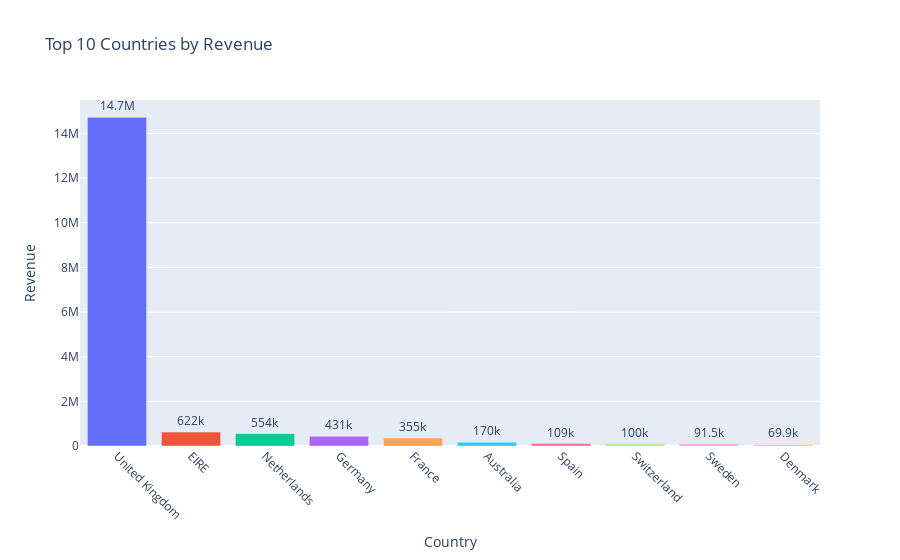

The notebook cell saved with this chart:
### Code cell
# Bar Plot – Top 10 Countries by Revenue

top_countries = df_sample.groupby('Country')['Revenue'].sum().sort_values(ascending=False).head(10).reset_index()

fig = px.bar(top_countries,
             x='Country', y='Revenue',
             title='Top 10 Countries by Revenue',
             text='Revenue', color='Country')

# update_traces - properties of data like, line style, text label, hover info, marker size / color

fig.update_traces(texttemplate='%{text:.3s}', textposition='outside')
fig.update_layout(xaxis_tickangle=45, showlegend=False)
fig.show()

# 15234 --> 2 significant digits --> 15k
# 150234 --> 150k
# M -->million
# K -> Thousand

### Figure 1 — Plotly figure (JSON) as saved in the notebook; plotly's stock layout.template omitted (floating-point values rounded to 4 significant figures)
{"data": [{"alignmentgroup": "True", "hovertemplate": "Country=%{x}<br>Revenue=%{text}<extra></extra>", "legendgroup": "United Kingdom", "marker": {"color": "#636efa", "pattern": {"shape": ""}}, "name": "United Kingdom", "offsetgroup": "United Kingdom", "orientation": "v", "showlegend": true, "text": [14720000.0], "textposition": "outside", "texttemplate": "%{text:.3s}", "type": "bar", "x": ["United Kingdom"], "xaxis": "x", "y": [14720000.0], "yaxis": "y"}, {"alignmentgroup": "True", "hovertemplate": "Country=%{x}<br>Revenue=%{text}<extra></extra>", "legendgroup": "EIRE", "marker": {"color": "#EF553B", "pattern": {"shape": ""}}, "name": "EIRE", "offsetgroup": "EIRE", "orientation": "v", "showlegend": true, "text": [621600.0], "textposition": "outside", "texttemplate": "%{text:.3s}", "type": "bar", "x": ["EIRE"], "xaxis": "x", "y": [621600.0], "yaxis": "y"}, {"alignmentgroup": "True", "hovertemplate": "Country=%{x}<br>Revenue=%{text}<extra></extra>", "legendgroup": "Netherlands", "marker": {"color": "#00cc96", "pattern": {"shape": ""}}, "name": "Netherlands", "offsetgroup": "Netherlands", "orientation": "v", "showlegend": true, "text": [554200.0], "textposition": "outside", "texttemplate": "%{text:.3s}", "type": "bar", "x": ["Netherlands"], "xaxis": "x", "y": [554200.0], "yaxis": "y"}, {"alignmentgroup": "True", "hovertemplate": "Country=%{x}<br>Revenue=%{text}<extra></extra>", "legendgroup": "Germany", "marker": {"color": "#ab63fa", "pattern": {"shape": ""}}, "name": "Germany", "offsetgroup": "Germany", "orientation": "v", "showlegend": true, "text": [431300.0], "textposition": "outside", "texttemplate": "%{text:.3s}", "type": "bar", "x": ["Germany"], "xaxis": "x", "y": [431300.0], "yaxis": "y"}, {"alignmentgroup": "True", "hovertemplate": "Country=%{x}<br>Revenue=%{text}<extra></extra>", "legendgroup": "France", "marker": {"color": "#FFA15A", "pattern": {"shape": ""}}, "name": "France", "offsetgroup": "France", "orientation": "v", "showlegend": true, "text": [355300.0], "textposition": "outside", "texttemplate": "%{text:.3s}", "type": "bar", "x": ["France"], "xaxis": "x", "y": [355300.0], "yaxis": "y"}, {"alignmentgroup": "True", "hovertemplate": "Country=%{x}<br>Revenue=%{text}<extra></extra>", "legendgroup": "Australia", "marker": {"color": "#19d3f3", "pattern": {"shape": ""}}, "name": "Australia", "offsetgroup": "Australia", "orientation": "v", "showlegend": true, "text": [170000.0], "textposition": "outside", "texttemplate": "%{text:.3s}", "type": "bar", "x": ["Australia"], "xaxis": "x", "y": [170000.0], "yaxis": "y"}, {"alignmentgroup": "True", "hovertemplate": "Country=%{x}<br>Revenue=%{text}<extra></extra>", "legendgroup": "Spain", "marker": {"color": "#FF6692", "pattern": {"shape": ""}}, "name": "Spain", "offsetgroup": "Spain", "orientation": "v", "showlegend": true, "text": [109200.0], "textposition": "outside", "texttemplate": "%{text:.3s}", "type": "bar", "x": ["Spain"], "xaxis": "x", "y": [109200.0], "yaxis": "y"}, {"alignmentgroup": "True", "hovertemplate": "Country=%{x}<br>Revenue=%{text}<extra></extra>", "legendgroup": "Switzerland", "marker": {"color": "#B6E880", "pattern": {"shape": ""}}, "name": "Switzerland", "offsetgroup": "Switzerland", "orientation": "v", "showlegend": true, "text": [100400.0], "textposition": "outside", "texttemplate": "%{text:.3s}", "type": "bar", "x": ["Switzerland"], "xaxis": "x", "y": [100400.0], "yaxis": "y"}, {"alignmentgroup": "True", "hovertemplate": "Country=%{x}<br>Revenue=%{text}<extra></extra>", "legendgroup": "Sweden", "marker": {"color": "#FF97FF", "pattern": {"shape": ""}}, "name": "Sweden", "offsetgroup": "Sweden", "orientation": "v", "showlegend": true, "text": [91550.0], "textposition": "outside", "texttemplate": "%{text:.3s}", "type": "bar", "x": ["Sweden"], "xaxis": "x", "y": [91550.0], "yaxis": "y"}, {"alignmentgroup": "True", "hovertemplate": "Country=%{x}<br>Revenue=%{text}<extra></extra>", "legendgroup": "Denmark", "marker": {"color": "#FECB52", "pattern": {"shape": ""}}, "name": "Denmark", "offsetgroup": "Denmark", "orientation": "v", "showlegend": true, "text": [69860.0], "textposition": "outside", "texttemplate": "%{text:.3s}", "type": "bar", "x": ["Denmark"], "xaxis": "x", "y": [69860.0], "yaxis": "y"}], "layout": {"barmode": "relative", "legend": {"title": {"text": "Country"}, "tracegroupgap": 0}, "showlegend": false, "title": {"text": "Top 10 Countries by Revenue"}, "xaxis": {"anchor": "y", "categoryarray": ["United Kingdom", "EIRE", "Netherlands", "Germany", "France", "Australia", "Spain", "Switzerland", "Sweden", "Denmark"], "categoryorder": "array", "domain": [0, 1], "tickangle": 45, "title": {"text": "Country"}}, "yaxis": {"anchor": "x", "domain": [0, 1], "title": {"text": "Revenue"}}}}
